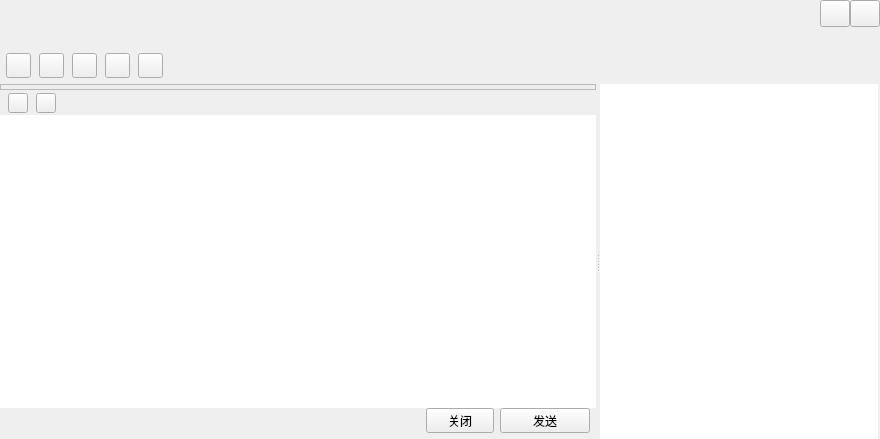
<?xml version="1.0" encoding="UTF-8"?>
<ui version="4.0">
 <class>TalkWindow</class>
 <widget class="QWidget" name="TalkWindow">
  <property name="geometry">
   <rect>
    <x>0</x>
    <y>0</y>
    <width>880</width>
    <height>439</height>
   </rect>
  </property>
  <property name="windowTitle">
   <string>TalkWindow</string>
  </property>
  <layout class="QVBoxLayout" name="verticalLayout_6">
   <property name="spacing">
    <number>0</number>
   </property>
   <property name="leftMargin">
    <number>0</number>
   </property>
   <property name="topMargin">
    <number>0</number>
   </property>
   <property name="rightMargin">
    <number>0</number>
   </property>
   <property name="bottomMargin">
    <number>0</number>
   </property>
   <item>
    <widget class="QWidget" name="titleWidget" native="true">
     <property name="sizePolicy">
      <sizepolicy hsizetype="Expanding" vsizetype="Fixed">
       <horstretch>0</horstretch>
       <verstretch>0</verstretch>
      </sizepolicy>
     </property>
     <property name="minimumSize">
      <size>
       <width>0</width>
       <height>84</height>
      </size>
     </property>
     <property name="maximumSize">
      <size>
       <width>16777215</width>
       <height>84</height>
      </size>
     </property>
     <property name="bottomskin" stdset="0">
      <bool>true</bool>
     </property>
     <layout class="QVBoxLayout" name="verticalLayout">
      <property name="spacing">
       <number>0</number>
      </property>
      <property name="leftMargin">
       <number>6</number>
      </property>
      <property name="topMargin">
       <number>0</number>
      </property>
      <property name="rightMargin">
       <number>0</number>
      </property>
      <property name="bottomMargin">
       <number>0</number>
      </property>
      <item>
       <layout class="QHBoxLayout" name="horizontalLayout">
        <property name="spacing">
         <number>0</number>
        </property>
        <item>
         <widget class="QLabel" name="nameLabel">
          <property name="sizePolicy">
           <sizepolicy hsizetype="Expanding" vsizetype="Fixed">
            <horstretch>0</horstretch>
            <verstretch>0</verstretch>
           </sizepolicy>
          </property>
          <property name="minimumSize">
           <size>
            <width>0</width>
            <height>27</height>
           </size>
          </property>
          <property name="maximumSize">
           <size>
            <width>16777215</width>
            <height>27</height>
           </size>
          </property>
          <property name="font">
           <font>
            <family>Arial</family>
            <pointsize>12</pointsize>
            <italic>false</italic>
           </font>
          </property>
          <property name="text">
           <string/>
          </property>
         </widget>
        </item>
        <item>
         <widget class="QPushButton" name="sysmin">
          <property name="sizePolicy">
           <sizepolicy hsizetype="Fixed" vsizetype="Fixed">
            <horstretch>0</horstretch>
            <verstretch>0</verstretch>
           </sizepolicy>
          </property>
          <property name="minimumSize">
           <size>
            <width>30</width>
            <height>27</height>
           </size>
          </property>
          <property name="maximumSize">
           <size>
            <width>30</width>
            <height>27</height>
           </size>
          </property>
          <property name="focusPolicy">
           <enum>Qt::ClickFocus</enum>
          </property>
          <property name="toolTip">
           <string>最小化</string>
          </property>
          <property name="text">
           <string/>
          </property>
          <property name="iconSize">
           <size>
            <width>30</width>
            <height>30</height>
           </size>
          </property>
         </widget>
        </item>
        <item>
         <widget class="QPushButton" name="sysclose">
          <property name="sizePolicy">
           <sizepolicy hsizetype="Fixed" vsizetype="Fixed">
            <horstretch>0</horstretch>
            <verstretch>0</verstretch>
           </sizepolicy>
          </property>
          <property name="minimumSize">
           <size>
            <width>30</width>
            <height>27</height>
           </size>
          </property>
          <property name="maximumSize">
           <size>
            <width>30</width>
            <height>27</height>
           </size>
          </property>
          <property name="focusPolicy">
           <enum>Qt::ClickFocus</enum>
          </property>
          <property name="toolTip">
           <string>关闭</string>
          </property>
          <property name="text">
           <string/>
          </property>
          <property name="iconSize">
           <size>
            <width>30</width>
            <height>30</height>
           </size>
          </property>
         </widget>
        </item>
       </layout>
      </item>
      <item>
       <widget class="QLabel" name="signLabel">
        <property name="sizePolicy">
         <sizepolicy hsizetype="Expanding" vsizetype="Fixed">
          <horstretch>0</horstretch>
          <verstretch>0</verstretch>
         </sizepolicy>
        </property>
        <property name="minimumSize">
         <size>
          <width>0</width>
          <height>20</height>
         </size>
        </property>
        <property name="maximumSize">
         <size>
          <width>16777215</width>
          <height>20</height>
         </size>
        </property>
        <property name="font">
         <font>
          <family>Arial</family>
          <pointsize>10</pointsize>
         </font>
        </property>
        <property name="text">
         <string/>
        </property>
       </widget>
      </item>
      <item>
       <widget class="QWidget" name="funWidget" native="true">
        <property name="sizePolicy">
         <sizepolicy hsizetype="Expanding" vsizetype="Expanding">
          <horstretch>0</horstretch>
          <verstretch>0</verstretch>
         </sizepolicy>
        </property>
        <property name="minimumSize">
         <size>
          <width>0</width>
          <height>34</height>
         </size>
        </property>
        <property name="maximumSize">
         <size>
          <width>16777215</width>
          <height>600</height>
         </size>
        </property>
        <layout class="QHBoxLayout" name="horizontalLayout_2">
         <property name="spacing">
          <number>8</number>
         </property>
         <property name="leftMargin">
          <number>0</number>
         </property>
         <property name="topMargin">
          <number>0</number>
         </property>
         <property name="rightMargin">
          <number>6</number>
         </property>
         <property name="bottomMargin">
          <number>0</number>
         </property>
         <item>
          <widget class="QPushButton" name="addtoolbtn">
           <property name="sizePolicy">
            <sizepolicy hsizetype="Fixed" vsizetype="Fixed">
             <horstretch>0</horstretch>
             <verstretch>0</verstretch>
            </sizepolicy>
           </property>
           <property name="minimumSize">
            <size>
             <width>25</width>
             <height>25</height>
            </size>
           </property>
           <property name="maximumSize">
            <size>
             <width>25</width>
             <height>25</height>
            </size>
           </property>
           <property name="text">
            <string/>
           </property>
           <property name="hasborder" stdset="0">
            <bool>true</bool>
           </property>
          </widget>
         </item>
         <item>
          <widget class="QPushButton" name="addhumanBtn">
           <property name="sizePolicy">
            <sizepolicy hsizetype="Fixed" vsizetype="Fixed">
             <horstretch>0</horstretch>
             <verstretch>0</verstretch>
            </sizepolicy>
           </property>
           <property name="minimumSize">
            <size>
             <width>25</width>
             <height>25</height>
            </size>
           </property>
           <property name="maximumSize">
            <size>
             <width>25</width>
             <height>25</height>
            </size>
           </property>
           <property name="text">
            <string/>
           </property>
           <property name="hasborder" stdset="0">
            <bool>true</bool>
           </property>
          </widget>
         </item>
         <item>
          <widget class="QPushButton" name="appBtn">
           <property name="sizePolicy">
            <sizepolicy hsizetype="Fixed" vsizetype="Fixed">
             <horstretch>0</horstretch>
             <verstretch>0</verstretch>
            </sizepolicy>
           </property>
           <property name="minimumSize">
            <size>
             <width>25</width>
             <height>25</height>
            </size>
           </property>
           <property name="maximumSize">
            <size>
             <width>25</width>
             <height>25</height>
            </size>
           </property>
           <property name="text">
            <string/>
           </property>
           <property name="hasborder" stdset="0">
            <bool>true</bool>
           </property>
          </widget>
         </item>
         <item>
          <widget class="QPushButton" name="videoBtn">
           <property name="sizePolicy">
            <sizepolicy hsizetype="Fixed" vsizetype="Fixed">
             <horstretch>0</horstretch>
             <verstretch>0</verstretch>
            </sizepolicy>
           </property>
           <property name="minimumSize">
            <size>
             <width>25</width>
             <height>25</height>
            </size>
           </property>
           <property name="maximumSize">
            <size>
             <width>25</width>
             <height>25</height>
            </size>
           </property>
           <property name="text">
            <string/>
           </property>
           <property name="hasborder" stdset="0">
            <bool>true</bool>
           </property>
          </widget>
         </item>
         <item>
          <widget class="QPushButton" name="toolsetBtn">
           <property name="sizePolicy">
            <sizepolicy hsizetype="Fixed" vsizetype="Fixed">
             <horstretch>0</horstretch>
             <verstretch>0</verstretch>
            </sizepolicy>
           </property>
           <property name="minimumSize">
            <size>
             <width>25</width>
             <height>25</height>
            </size>
           </property>
           <property name="maximumSize">
            <size>
             <width>25</width>
             <height>25</height>
            </size>
           </property>
           <property name="text">
            <string/>
           </property>
           <property name="hasborder" stdset="0">
            <bool>true</bool>
           </property>
          </widget>
         </item>
         <item>
          <spacer name="horizontalSpacer">
           <property name="orientation">
            <enum>Qt::Horizontal</enum>
           </property>
           <property name="sizeHint" stdset="0">
            <size>
             <width>700</width>
             <height>20</height>
            </size>
           </property>
          </spacer>
         </item>
        </layout>
       </widget>
      </item>
     </layout>
    </widget>
   </item>
   <item>
    <widget class="QSplitter" name="splitter">
     <property name="sizePolicy">
      <sizepolicy hsizetype="Expanding" vsizetype="Expanding">
       <horstretch>0</horstretch>
       <verstretch>0</verstretch>
      </sizepolicy>
     </property>
     <property name="orientation">
      <enum>Qt::Horizontal</enum>
     </property>
     <widget class="QSplitter" name="bodySplitter">
      <property name="sizePolicy">
       <sizepolicy hsizetype="Expanding" vsizetype="Expanding">
        <horstretch>0</horstretch>
        <verstretch>0</verstretch>
       </sizepolicy>
      </property>
      <property name="orientation">
       <enum>Qt::Vertical</enum>
      </property>
      <property name="handleWidth">
       <number>1</number>
      </property>
      <property name="childrenCollapsible">
       <bool>false</bool>
      </property>
      <widget class="QWidget" name="bodyWidget" native="true">
       <property name="sizePolicy">
        <sizepolicy hsizetype="Expanding" vsizetype="Expanding">
         <horstretch>0</horstretch>
         <verstretch>0</verstretch>
        </sizepolicy>
       </property>
       <layout class="QVBoxLayout" name="verticalLayout_4">
        <property name="spacing">
         <number>0</number>
        </property>
        <property name="leftMargin">
         <number>0</number>
        </property>
        <property name="topMargin">
         <number>0</number>
        </property>
        <property name="rightMargin">
         <number>0</number>
        </property>
        <property name="bottomMargin">
         <number>0</number>
        </property>
        <item>
         <widget class="QFrame" name="frameWidget">
          <property name="sizePolicy">
           <sizepolicy hsizetype="Expanding" vsizetype="Expanding">
            <horstretch>0</horstretch>
            <verstretch>0</verstretch>
           </sizepolicy>
          </property>
          <property name="frameShape">
           <enum>QFrame::StyledPanel</enum>
          </property>
          <property name="frameShadow">
           <enum>QFrame::Raised</enum>
          </property>
          <layout class="QVBoxLayout" name="verticalLayout_3">
           <property name="spacing">
            <number>0</number>
           </property>
           <property name="leftMargin">
            <number>0</number>
           </property>
           <property name="topMargin">
            <number>1</number>
           </property>
           <property name="rightMargin">
            <number>0</number>
           </property>
           <property name="bottomMargin">
            <number>1</number>
           </property>
           <item>
            <widget class="MsgWebView" name="msgWidget" native="true"/>
           </item>
          </layout>
         </widget>
        </item>
       </layout>
      </widget>
      <widget class="QWidget" name="bottomWidget" native="true">
       <property name="sizePolicy">
        <sizepolicy hsizetype="Expanding" vsizetype="Expanding">
         <horstretch>0</horstretch>
         <verstretch>0</verstretch>
        </sizepolicy>
       </property>
       <property name="minimumSize">
        <size>
         <width>0</width>
         <height>138</height>
        </size>
       </property>
       <property name="maximumSize">
        <size>
         <width>16777215</width>
         <height>400</height>
        </size>
       </property>
       <layout class="QVBoxLayout" name="verticalLayout_2">
        <property name="spacing">
         <number>0</number>
        </property>
        <property name="leftMargin">
         <number>0</number>
        </property>
        <property name="topMargin">
         <number>0</number>
        </property>
        <property name="rightMargin">
         <number>0</number>
        </property>
        <property name="bottomMargin">
         <number>0</number>
        </property>
        <item>
         <widget class="QWidget" name="moduleWidget" native="true">
          <property name="sizePolicy">
           <sizepolicy hsizetype="Expanding" vsizetype="Fixed">
            <horstretch>0</horstretch>
            <verstretch>0</verstretch>
           </sizepolicy>
          </property>
          <property name="minimumSize">
           <size>
            <width>0</width>
            <height>24</height>
           </size>
          </property>
          <property name="maximumSize">
           <size>
            <width>16777215</width>
            <height>24</height>
           </size>
          </property>
          <layout class="QHBoxLayout" name="horizontalLayout_3">
           <property name="spacing">
            <number>8</number>
           </property>
           <property name="leftMargin">
            <number>8</number>
           </property>
           <property name="topMargin">
            <number>0</number>
           </property>
           <property name="rightMargin">
            <number>8</number>
           </property>
           <property name="bottomMargin">
            <number>0</number>
           </property>
           <item>
            <widget class="QPushButton" name="faceBtn">
             <property name="sizePolicy">
              <sizepolicy hsizetype="Fixed" vsizetype="Fixed">
               <horstretch>0</horstretch>
               <verstretch>0</verstretch>
              </sizepolicy>
             </property>
             <property name="minimumSize">
              <size>
               <width>20</width>
               <height>20</height>
              </size>
             </property>
             <property name="maximumSize">
              <size>
               <width>20</width>
               <height>20</height>
              </size>
             </property>
             <property name="text">
              <string/>
             </property>
             <property name="hasborder" stdset="0">
              <bool>true</bool>
             </property>
            </widget>
           </item>
           <item>
            <widget class="QPushButton" name="fileopenBtn">
             <property name="sizePolicy">
              <sizepolicy hsizetype="Fixed" vsizetype="Fixed">
               <horstretch>0</horstretch>
               <verstretch>0</verstretch>
              </sizepolicy>
             </property>
             <property name="minimumSize">
              <size>
               <width>20</width>
               <height>20</height>
              </size>
             </property>
             <property name="maximumSize">
              <size>
               <width>20</width>
               <height>20</height>
              </size>
             </property>
             <property name="text">
              <string/>
             </property>
             <property name="hasborder" stdset="0">
              <bool>true</bool>
             </property>
            </widget>
           </item>
           <item>
            <spacer name="horizontalSpacer_2">
             <property name="orientation">
              <enum>Qt::Horizontal</enum>
             </property>
             <property name="sizeHint" stdset="0">
              <size>
               <width>519</width>
               <height>20</height>
              </size>
             </property>
            </spacer>
           </item>
          </layout>
         </widget>
        </item>
        <item>
         <widget class="QMsgTextEdit" name="textEdit">
          <property name="contextMenuPolicy">
           <enum>Qt::NoContextMenu</enum>
          </property>
          <property name="frameShape">
           <enum>QFrame::NoFrame</enum>
          </property>
         </widget>
        </item>
        <item>
         <layout class="QHBoxLayout" name="horizontalLayout_4">
          <property name="spacing">
           <number>6</number>
          </property>
          <property name="rightMargin">
           <number>6</number>
          </property>
          <property name="bottomMargin">
           <number>6</number>
          </property>
          <item>
           <spacer name="horizontalSpacer_3">
            <property name="orientation">
             <enum>Qt::Horizontal</enum>
            </property>
            <property name="sizeHint" stdset="0">
             <size>
              <width>218</width>
              <height>20</height>
             </size>
            </property>
           </spacer>
          </item>
          <item>
           <widget class="QToolButton" name="closeBtn">
            <property name="minimumSize">
             <size>
              <width>68</width>
              <height>24</height>
             </size>
            </property>
            <property name="maximumSize">
             <size>
              <width>16777215</width>
              <height>16777215</height>
             </size>
            </property>
            <property name="text">
             <string>关闭</string>
            </property>
            <property name="titleskin" stdset="0">
             <bool>true</bool>
            </property>
           </widget>
          </item>
          <item>
           <widget class="QToolButton" name="sendBtn">
            <property name="minimumSize">
             <size>
              <width>90</width>
              <height>24</height>
             </size>
            </property>
            <property name="text">
             <string>发送</string>
            </property>
            <property name="titleskin" stdset="0">
             <bool>true</bool>
            </property>
           </widget>
          </item>
         </layout>
        </item>
       </layout>
      </widget>
     </widget>
     <widget class="QWidget" name="widget" native="true">
      <property name="sizePolicy">
       <sizepolicy hsizetype="Expanding" vsizetype="Expanding">
        <horstretch>0</horstretch>
        <verstretch>0</verstretch>
       </sizepolicy>
      </property>
      <property name="minimumSize">
       <size>
        <width>280</width>
        <height>0</height>
       </size>
      </property>
      <property name="maximumSize">
       <size>
        <width>280</width>
        <height>16777215</height>
       </size>
      </property>
      <layout class="QVBoxLayout" name="verticalLayout_5">
       <property name="spacing">
        <number>0</number>
       </property>
       <property name="leftMargin">
        <number>0</number>
       </property>
       <property name="topMargin">
        <number>0</number>
       </property>
       <property name="rightMargin">
        <number>0</number>
       </property>
       <property name="bottomMargin">
        <number>0</number>
       </property>
       <item>
        <widget class="QScrollArea" name="scrollArea">
         <property name="frameShape">
          <enum>QFrame::NoFrame</enum>
         </property>
         <property name="verticalScrollBarPolicy">
          <enum>Qt::ScrollBarAlwaysOff</enum>
         </property>
         <property name="horizontalScrollBarPolicy">
          <enum>Qt::ScrollBarAlwaysOff</enum>
         </property>
         <property name="widgetResizable">
          <bool>true</bool>
         </property>
         <widget class="QWidget" name="scrollAreaWidgetContents">
          <property name="geometry">
           <rect>
            <x>0</x>
            <y>0</y>
            <width>280</width>
            <height>355</height>
           </rect>
          </property>
          <property name="sizePolicy">
           <sizepolicy hsizetype="Expanding" vsizetype="Expanding">
            <horstretch>0</horstretch>
            <verstretch>0</verstretch>
           </sizepolicy>
          </property>
          <widget class="QTreeWidget" name="treeWidget">
           <property name="geometry">
            <rect>
             <x>0</x>
             <y>0</y>
             <width>278</width>
             <height>355</height>
            </rect>
           </property>
           <property name="frameShape">
            <enum>QFrame::NoFrame</enum>
           </property>
           <property name="horizontalScrollBarPolicy">
            <enum>Qt::ScrollBarAlwaysOff</enum>
           </property>
           <property name="editTriggers">
            <set>QAbstractItemView::AllEditTriggers</set>
           </property>
           <property name="indentation">
            <number>0</number>
           </property>
           <property name="headerHidden">
            <bool>true</bool>
           </property>
           <property name="expandsOnDoubleClick">
            <bool>false</bool>
           </property>
           <column>
            <property name="text">
             <string notr="true">1</string>
            </property>
           </column>
          </widget>
         </widget>
        </widget>
       </item>
      </layout>
     </widget>
    </widget>
   </item>
  </layout>
 </widget>
 <layoutdefault spacing="6" margin="11"/>
 <customwidgets>
  <customwidget>
   <class>QMsgTextEdit</class>
   <extends>QTextEdit</extends>
   <header location="global">qmsgtextedit.h</header>
  </customwidget>
  <customwidget>
   <class>MsgWebView</class>
   <extends>QWidget</extends>
   <header location="global">msgwebview.h</header>
   <container>1</container>
  </customwidget>
 </customwidgets>
 <resources/>
 <connections/>
</ui>
